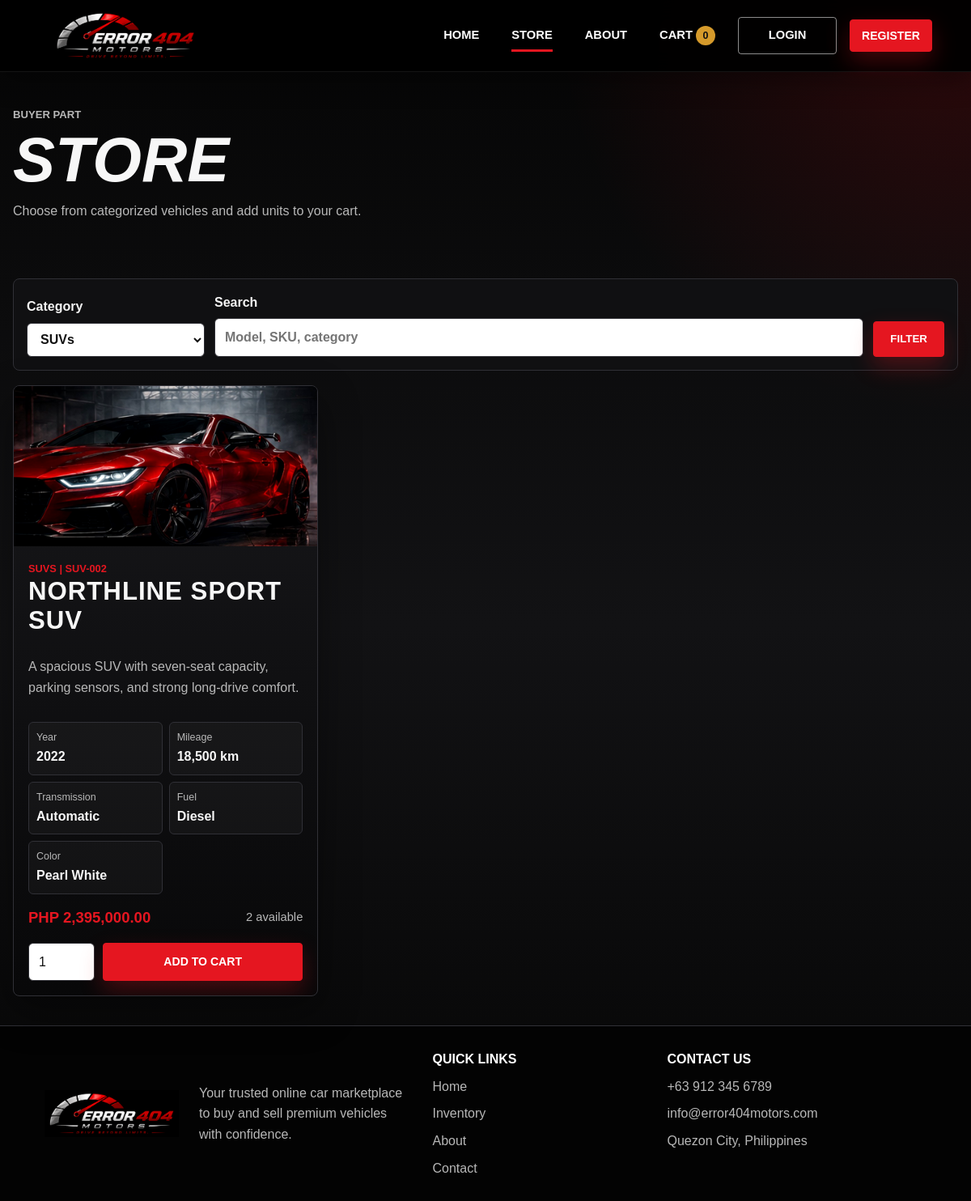
Screenshot of /store.php?category=2 with the database file from the repository.
### tables this page shows
CREATE TABLE IF NOT EXISTS products (
    id INT AUTO_INCREMENT PRIMARY KEY,
    category_id INT NOT NULL,
    sku VARCHAR(40) NOT NULL UNIQUE,
    name VARCHAR(120) NOT NULL,
    model_year INT NOT NULL,
    mileage INT NOT NULL DEFAULT 0,
    transmission VARCHAR(40) NOT NULL,
    fuel_type VARCHAR(40) NOT NULL,
    color VARCHAR(50) NOT NULL,
    description TEXT NOT NULL,
    image_url VARCHAR(255) NULL,
    price DECIMAL(12,2) NOT NULL,
    stock_quantity INT NOT NULL DEFAULT 0,
    status ENUM('active', 'inactive') NOT NULL DEFAULT 'active',
    created_by INT NULL,
    updated_by INT NULL,
    created_at DATETIME NOT NULL,
    updated_at DATETIME NOT NULL,
    CONSTRAINT fk_products_category FOREIGN KEY (category_id) REFERENCES categories(id),
    CONSTRAINT fk_products_created_by FOREIGN KEY (created_by) REFERENCES users(id) ON DELETE SET NULL,
    CONSTRAINT fk_products_updated_by FOREIGN KEY (updated_by) REFERENCES users(id) ON DELETE SET NULL
);

CREATE TABLE IF NOT EXISTS categories (
    id INT AUTO_INCREMENT PRIMARY KEY,
    name VARCHAR(80) NOT NULL UNIQUE,
    description VARCHAR(255) NOT NULL
);

### includes/functions.php (called while the page is built, shortened)
<?php
function db(): PDO
{
    static $pdo = null;
    if ($pdo instanceof PDO) {
        return $pdo;
    }
    $dsn = 'mysql:host=' . DB_HOST . ';dbname=' . DB_NAME . ';charset=utf8mb4';
    $pdo = new PDO($dsn, DB_USER, DB_PASS, [
        PDO::ATTR_ERRMODE => PDO::ERRMODE_EXCEPTION,
        PDO::ATTR_DEFAULT_FETCH_MODE => PDO::FETCH_ASSOC,
        PDO::ATTR_EMULATE_PREPARES => false,
    ]);
    return $pdo;
}
function h($value): string
{
    return htmlspecialchars((string) $value, ENT_QUOTES, 'UTF-8');
}
function app_base_path(): string
{
    $script = str_replace('\\', '/', $_SERVER['SCRIPT_NAME'] ?? '');
    $base = preg_replace('#/[^/]*$#', '', $script) ?: '';
    return $base === '/' ? '' : $base;
}
function url_for(string $path = ''): string
{
    return app_base_path() . '/' . ltrim($path, '/');
}
function format_peso($amount): string
{
    return 'PHP ' . number_format((float) $amount, 2);
}
function categories(): array
{
    return db()->query('SELECT * FROM categories ORDER BY name')->fetchAll();
}
function search_products(?int $categoryId, string $keyword = ''): array
{
    $sql = 'SELECT p.*, c.name AS category_name
            FROM products p
            JOIN categories c ON c.id = p.category_id
            WHERE p.status = "active" AND p.stock_quantity > 0';
    $params = [];
    if ($categoryId) {
        $sql .= ' AND p.category_id = ?';
        $params[] = $categoryId;
    }
    $sql .= ' ORDER BY c.name, p.name';
    $stmt = db()->prepare($sql);
    $stmt->execute($params);
    return $stmt->fetchAll();
}
function product_image(array $product): string
{
    $image = trim((string) ($product['image_url'] ?? ''));
    return $image !== '' ? $image : 'assets/hero-red-car.jpg';
}
function vehicle_specs(array $product): array
{
    return [
        'Year' => $product['model_year'] ?: 'N/A',
        'Mileage' => number_format((int) ($product['mileage'] ?? 0)) . ' km',
        'Transmission' => $product['transmission'] ?: 'N/A',
        'Fuel' => $product['fuel_type'] ?: 'N/A',
        'Color' => $product['color'] ?: 'N/A',
    ];
}

### store.php (the view, shortened to what this page needs)
<?php
require_once __DIR__ . '/includes/functions.php';
$categoryId = isset($_GET['category']) ? (int) $_GET['category'] : null;
$keyword = trim((string) ($_GET['search'] ?? ''));
$allCategories = [];
$products = [];
$dbError = null;
try {
    $allCategories = categories();
    $products = search_products($categoryId, $keyword);
} catch (Throwable $error) {
    $dbError = $error->getMessage();
}
require_once __DIR__ . '/includes/header.php';
?>
<section class="page-title">
    <p class="eyebrow">Buyer part</p>
    <h1>Store</h1>
    <p>Choose from categorized vehicles and add units to your cart.</p>
</section>
<?php if ($dbError): ?>
    <section class="section narrow">
        <div class="notice-card">
            <h2>Database connection needed</h2>
            <p>Import the SQL file and confirm your MySQL settings in config.php.</p>
        </div>
    </section>
<?php else: ?>
    <section class="section">
        <form class="toolbar" method="get" action="<?= h(url_for('store.php')) ?>">
            <label>
                Category
                <select name="category">
                    <?php foreach ($allCategories as $category): ?>
                        <option value="<?= h($category['id']) ?>" <?= $categoryId === (int) $category['id'] ? 'selected' : '' ?>>
                            <?= h($category['name']) ?>
                        </option>
                    <?php endforeach; ?>
                </select>
            </label>
            <label>
                Search
                <input type="search" name="search" value="<?= h($keyword) ?>" placeholder="Model, SKU, category">
            </label>
            <button class="button" type="submit">Filter</button>
        </form>
        <div class="product-grid">
            <?php foreach ($products as $product): ?>
                <article class="product-card">
                    <div class="product-photo">
                        <img src="<?= h(product_image($product)) ?>" alt="<?= h($product['name']) ?>">
                    </div>
                    <div class="product-body">
                        <span class="category"><?= h($product['category_name']) ?> | <?= h($product['sku']) ?></span>
                        <h2>
                            <?php if ($product['sku'] === 'SED-001'): ?>
                                <?= h(preg_replace('/\s+Sedan$/i', '', $product['name'])) ?><br>Sedan
                            <?php else: ?>
                                <?= h($product['name']) ?>
                            <?php endif; ?>
                        </h2>
                        <p><?= h($product['description']) ?></p>
                        <dl class="spec-grid">
                            <?php foreach (vehicle_specs($product) as $label => $value): ?>
                                <div>
                                    <dt><?= h($label) ?></dt>
                                    <dd><?= h($value) ?></dd>
                                </div>
                            <?php endforeach; ?>
                        </dl>
                        <div class="price-row">
                            <strong><?= h(format_peso($product['price'])) ?></strong>
                            <span><?= h($product['stock_quantity']) ?> available</span>
                        </div>
                        <form class="add-cart" method="post" action="<?= h(url_for('store.php')) ?>">
                            <input type="number" name="quantity" value="1" min="1" max="<?= h($product['stock_quantity']) ?>" aria-label="Quantity">
                            <button class="button small" type="submit">Add to Cart</button>
                        </form>
                    </div>
                </article>
            <?php endforeach; ?>
        </div>
    </section>
<?php endif; ?>
<?php require_once __DIR__ . '/includes/footer.php'; ?>

### assets/styles.css (style rules this page uses)
:root { --ink: #f7f7f7; --muted: #b8b8b8; --soft: #dedede; --black: #050505; --black-2: #0b0b0c; --black-3: #141416; --panel: #101012; --panel-2: #18181b; --line: #303036; --red: #e51620; --red-dark: #9d0d13; --gold: #d59a2b; --paper: #080809; --shadow: 0 18px 50px rgba(0, 0, 0, 0.42); }
* { box-sizing: border-box; }
html { scroll-behavior: smooth; }
body { margin: 0; font-family: Arial, Helvetica, sans-serif; color: var(--ink); background: radial-gradient(circle at top right, rgba(229, 22, 32, 0.18), transparent 32rem), linear-gradient(180deg, #050505 0%, #121214 52%, #050505 100%); line-height: 1.6; }
img { max-width: 100%; display: block; }
.button { display: inline-flex; align-items: center; justify-content: center; min-height: 44px; padding: 11px 20px; border: 1px solid var(--red); border-radius: 4px; background: var(--red); color: #ffffff; font-weight: 900; text-transform: uppercase; cursor: pointer; box-shadow: 0 12px 28px rgba(229, 22, 32, 0.28); }
.button.small { min-height: 38px; padding: 8px 14px; font-size: 0.88rem; }
.eyebrow { margin: 0 0 8px; color: var(--red); font-size: 0.82rem; font-weight: 900; text-transform: uppercase; }
h1, h2, h3, p { margin-top: 0; }
h1 { font-size: clamp(2.8rem, 6.5vw, 5.8rem); line-height: 0.95; margin-bottom: 14px; text-transform: uppercase; font-style: italic; font-weight: 900; }
h2 { font-size: clamp(1.35rem, 2.6vw, 2rem); line-height: 1.15; text-transform: uppercase; letter-spacing: 1px; }
.section, .page-title { width: min(1180px, calc(100% - 32px)); margin: 0 auto; }
.section { padding: 36px 0; }
.page-title { padding: 42px 0 18px; }
.page-title p { max-width: 760px; color: var(--muted); }
.product-grid { display: grid; grid-template-columns: repeat(3, minmax(0, 1fr)); gap: 18px; }
.product-card, .notice-card, .panel-form, .summary-panel, .admin-action, .cart-item { border: 1px solid var(--line); border-radius: 8px; background: linear-gradient(180deg, rgba(24, 24, 27, 0.98), rgba(8, 8, 9, 0.98)); box-shadow: var(--shadow); }
.product-card { display: flex; flex-direction: column; overflow: hidden; }
.product-photo { min-height: 198px; background: #111111; }
.product-photo img { width: 100%; height: 198px; object-fit: cover; filter: contrast(1.08) saturate(1.05); }
.product-body { display: flex; flex: 1; flex-direction: column; padding: 18px; }
.product-body p { color: var(--muted); }
.category { display: block; color: var(--red); font-size: 0.8rem; font-weight: 900; text-transform: uppercase; }
.price-row { display: flex; justify-content: space-between; align-items: center; gap: 12px; margin: 16px 0; }
.product-body .price-row { margin-top: auto; }
.price-row strong { color: var(--red); font-size: 1.16rem; }
.price-row span { color: var(--muted); font-size: 0.92rem; }
.spec-grid { display: grid; grid-template-columns: repeat(2, minmax(0, 1fr)); gap: 8px; margin: 14px 0; }
.spec-grid div { padding: 9px; border: 1px solid var(--line); border-radius: 6px; background: rgba(255, 255, 255, 0.03); }
.spec-grid dt { color: var(--muted); font-size: 0.78rem; }
.spec-grid dd { margin: 0; font-weight: 700; }
.add-cart { display: grid; grid-template-columns: 82px 1fr; gap: 10px; }
input, select, textarea { width: 100%; min-height: 42px; border: 1px solid var(--line); border-radius: 6px; padding: 10px 12px; background: #ffffff; color: #111111; font: inherit; }
label { display: grid; gap: 7px; color: #f4f4f4; font-weight: 700; }
.toolbar { display: grid; grid-template-columns: 220px 1fr auto; gap: 12px; align-items: end; margin-bottom: 18px; padding: 16px; border: 1px solid var(--line); border-radius: 8px; background: var(--panel); }

### rows the page displays
products: image_url (picture), category.name "SUVS", sku "SUV-002", name "NORTHLINE SPORT SUV", description "A spacious SUV with seven-seat capacity, parking sensors, and strong long-drive comfort.", label "Year", value "2022", label "Mileage", value "18,500 km", label "Transmission", value "Automatic", label "Fuel", value "Diesel", label "Color", value "Pearl White", price "PHP 2,395,000.00", stock_quantity "2"

### other values shown
cart_count() "0"
form field category "SUVs"
